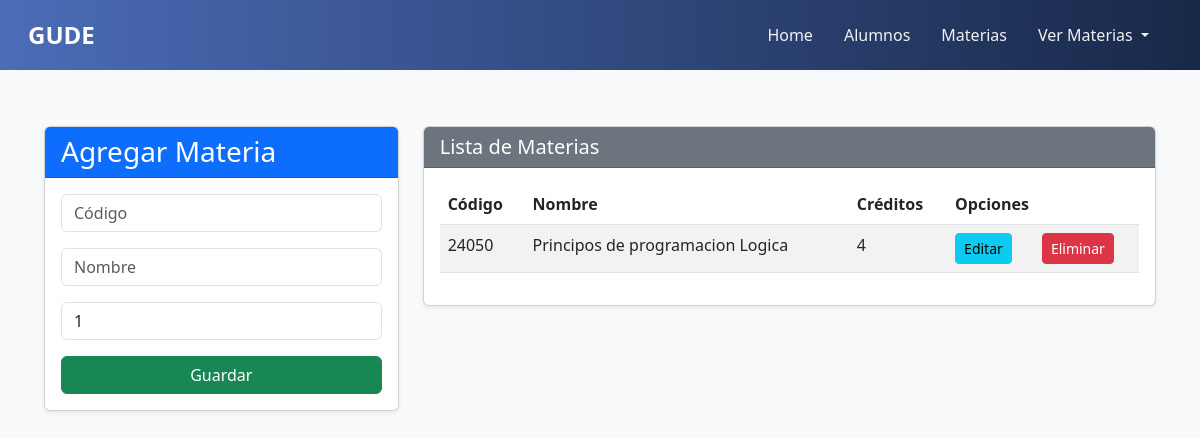
Screenshot of /materias/ with the database file from the repository.
### Aplicaciones/General/models.py (models this page shows, shortened)
class Curso(models.Model):
    codigo = models.CharField(primary_key=True,max_length=6)
    nombre = models.CharField(max_length=50)
    creditos = models.PositiveSmallIntegerField()

### Aplicaciones/General/views.py (the view)
# urls.py: path('materias/', views.materias, name='materias'),
def materias(request):
    cursos = Curso.objects.all()
    return render(request, "Materias.html", {"cursos": cursos})

### Aplicaciones/General/templates/Materias.html
{% extends './base.html' %}
{% block body %}
<div class="container mt-4">
    <div class="row">
        <div class="col-md-4">
            <div class="card shadow-sm">
                <div class="card-header bg-primary text-white">
                    <h3 class="mb-0">Agregar Materia</h3>
                </div>
                <div class="card-body">
                    <form action="{% url 'registrarMateria' %}" method="post"> {% csrf_token %}
                        <div class="form-group mb-3">
                            <input type="text" name="txtCodigo" id="txtCodigo" class="form-control" placeholder="Código" minlength="5" maxlength="5" required>
                        </div>
                        <div class="form-group mb-3">
                            <input type="text" name="txtNombre" id="txtNombre" class="form-control" placeholder="Nombre" maxlength="50" required>
                        </div>
                        <div class="form-group mb-3">
                            <input type="number" name="numCreditos" id="numCreditos" class="form-control" placeholder="Créditos" min="1" max="9" value="1" required>
                        </div>
                        <button type="submit" class="btn btn-success w-100">Guardar</button>
                    </form>
                </div>
            </div>
        </div>
        <div class="col-md-8">
            <div class="card shadow-sm">
                <div class="card-header bg-secondary text-white">
                    <h5 class="mb-0">Lista de Materias</h5>
                </div>
                <div class="card-body table-responsive">
                    <table class="table table-striped table-hover">
                        <thead>
                            <tr>
                                <th>Código</th>
                                <th>Nombre</th>
                                <th>Créditos</th>
                                <th colspan="2">Opciones</th>
                            </tr>
                        </thead>
                        <tbody>
                            {% for c in cursos %}
                            <tr>
                                <td>{{ c.codigo }}</td>
                                <td>{{ c.nombre }}</td>
                                <td>{{ c.creditos }}</td>
                                <td><a href="{% url 'edicionCurso' c.codigo %}" class="btn btn-info btn-sm">Editar</a></td>
                                <td><a href="{% url 'eliminacionCurso' c.codigo %}" class="btn btn-danger btn-sm">Eliminar</a></td>
                            </tr>
                            {% empty %}
                            <tr>
                                <td colspan="5" class="text-center text-muted">No hay materias registradas</td>
                            </tr>
                            {% endfor %}
                        </tbody>
                    </table>
                </div>
            </div>
        </div>
    </div>
</div>
{% endblock %}

### Aplicaciones/General/templates/base.html (style rules this page uses)
body { background-color: #f8f9fa; font-family: 'Segoe UI', sans-serif; }

### rows the page displays
Curso: codigo "24050", nombre "Principos de programacion Logica", creditos "4"
